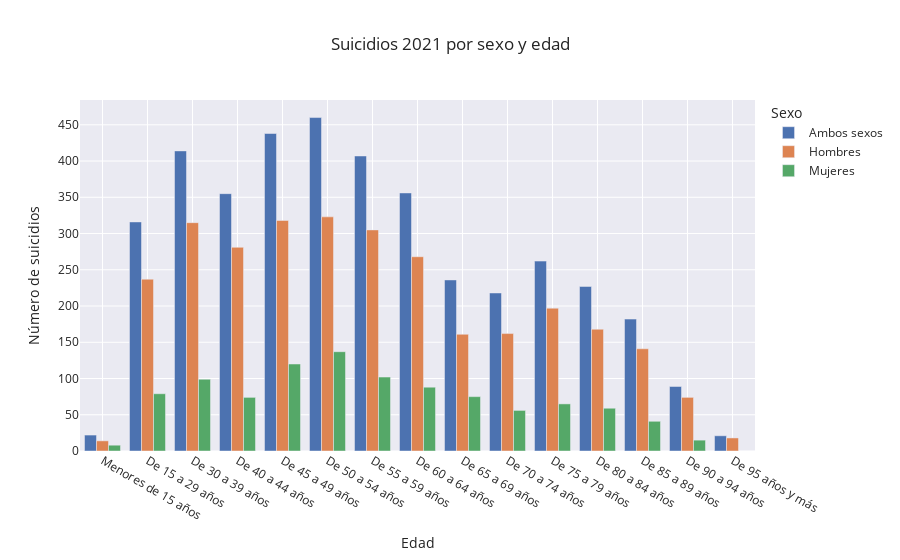

The code cell stored with this chart in its notebook:
### Markdown cell above
SUICIDIOS 2021 POR SEXO Y EDAD

### Code cell
#Preparar dataframe. Se omiten las 3 primeras filas del df para no romper los datos y que se vea mejor la información.
df21 = df2021.iloc[3:-1]
fig7 = px.bar (df21, x="Edad", y = "Total", color= "Sexo",title="Suicidios 2021 por sexo y edad", labels={"Total": "Número de suicidios"}, template="seaborn", barmode="group")
fig7.show()

### Figure 1 — Plotly figure (JSON) as saved in the notebook; plotly's stock layout.template omitted (floating-point values rounded to 4 significant figures)
{"data": [{"alignmentgroup": "True", "hovertemplate": "Sexo=Ambos sexos<br>Edad=%{x}<br>Número de suicidios=%{y}<extra></extra>", "legendgroup": "Ambos sexos", "marker": {"color": "rgb(76,114,176)", "pattern": {"shape": ""}}, "name": "Ambos sexos", "offsetgroup": "Ambos sexos", "orientation": "v", "showlegend": true, "textposition": "auto", "type": "bar", "x": ["Menores de 15 años", "De 15 a 29 años", "De 30 a 39 años", "De 40 a 44 años", "De 45 a 49 años", "De 50 a 54 años", "De 55 a 59 años", "De 60 a 64 años", "De 65 a 69 años", "De 70 a 74 años", "De 75 a 79 años", "De 80 a 84 años", "De 85 a 89 años", "De 90 a 94 años", "De 95 años y más"], "xaxis": "x", "y": [22, 316, 414, 355, 438, 460, 407, 356, 236, 218, 262, 227, 182, 89, 21], "yaxis": "y"}, {"alignmentgroup": "True", "hovertemplate": "Sexo=Hombres<br>Edad=%{x}<br>Número de suicidios=%{y}<extra></extra>", "legendgroup": "Hombres", "marker": {"color": "rgb(221,132,82)", "pattern": {"shape": ""}}, "name": "Hombres", "offsetgroup": "Hombres", "orientation": "v", "showlegend": true, "textposition": "auto", "type": "bar", "x": ["Menores de 15 años", "De 15 a 29 años", "De 30 a 39 años", "De 40 a 44 años", "De 45 a 49 años", "De 50 a 54 años", "De 55 a 59 años", "De 60 a 64 años", "De 65 a 69 años", "De 70 a 74 años", "De 75 a 79 años", "De 80 a 84 años", "De 85 a 89 años", "De 90 a 94 años", "De 95 años y más"], "xaxis": "x", "y": [14, 237, 315, 281, 318, 323, 305, 268, 161, 162, 197, 168, 141, 74, 18], "yaxis": "y"}, {"alignmentgroup": "True", "hovertemplate": "Sexo=Mujeres<br>Edad=%{x}<br>Número de suicidios=%{y}<extra></extra>", "legendgroup": "Mujeres", "marker": {"color": "rgb(85,168,104)", "pattern": {"shape": ""}}, "name": "Mujeres", "offsetgroup": "Mujeres", "orientation": "v", "showlegend": true, "textposition": "auto", "type": "bar", "x": ["Menores de 15 años", "De 15 a 29 años", "De 30 a 39 años", "De 40 a 44 años", "De 45 a 49 años", "De 50 a 54 años", "De 55 a 59 años", "De 60 a 64 años", "De 65 a 69 años", "De 70 a 74 años", "De 75 a 79 años", "De 80 a 84 años", "De 85 a 89 años", "De 90 a 94 años"], "xaxis": "x", "y": [8, 79, 99, 74, 120, 137, 102, 88, 75, 56, 65, 59, 41, 15], "yaxis": "y"}], "layout": {"barmode": "group", "legend": {"title": {"text": "Sexo"}, "tracegroupgap": 0}, "title": {"text": "Suicidios 2021 por sexo y edad"}, "xaxis": {"anchor": "y", "domain": [0, 1], "title": {"text": "Edad"}}, "yaxis": {"anchor": "x", "domain": [0, 1], "title": {"text": "Número de suicidios"}}}}
